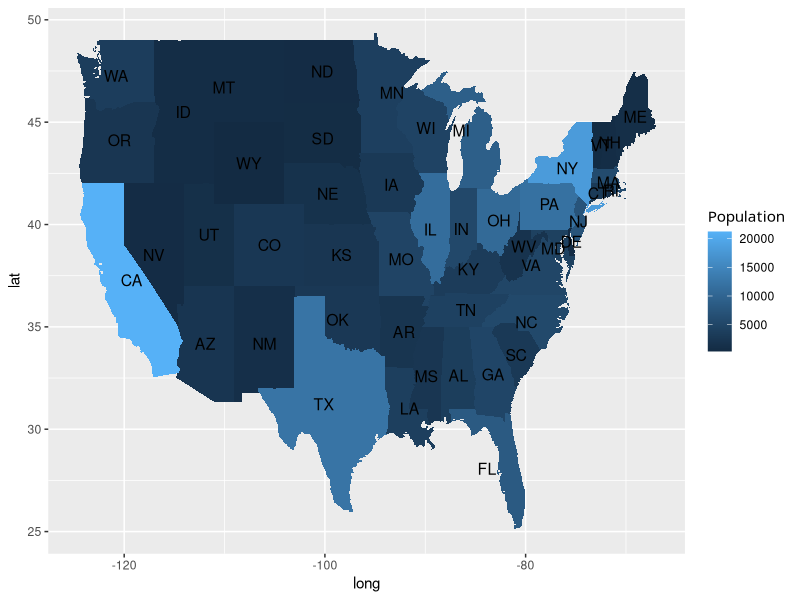

Recreate this plot in R.
library(ggplot2)
library(plyr)
library(maps)
library(Hmisc)
library(stringi)
data(state)
states <- map_data("state")
colnames(states)[5] <- "State"
states$State <- stri_trans_totitle(states$State)
df <- data.frame(state.x77,
                 State = state.name,
                 Abbrev = state.abb,
                 Region = state.region,
                 Division = state.division
)  

df2 <- merge(states,df,by="State")
df2 <- df2[order(df2$order),]
mid_range <- function(x) mean(range(x,na.rm=TRUE))
centres <- ddply(df2, .(Abbrev),
                 colwise(mid_range,.(lat,long,Population)))


gg <- function(Population) {
  df2$Cols <- df2[,Population]
  p <- ggplot()+                                                          # Changes made here
    geom_polygon(data = df2, aes(long,lat,fill=Population,group=group)) +   # and here.
    geom_text(aes(x=long,y=lat,label=Abbrev), data = centres, size=4)
  p + theme(legend.title = element_text("Population"))
}

gg("Population")
